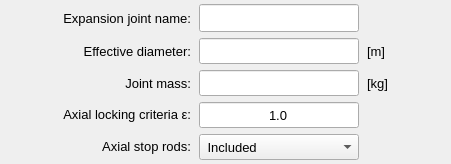
                  <widget class="QFrame" name="frame_top_inputs">
                   <property name="minimumSize">
                    <size>
                     <width>0</width>
                     <height>0</height>
                    </size>
                   </property>
                   <property name="maximumSize">
                    <size>
                     <width>451</width>
                     <height>232</height>
                    </size>
                   </property>
                   <property name="frameShape">
                    <enum>QFrame::NoFrame</enum>
                   </property>
                   <property name="frameShadow">
                    <enum>QFrame::Raised</enum>
                   </property>
                   <layout class="QGridLayout" name="gridLayout_11">
                    <property name="leftMargin">
                     <number>4</number>
                    </property>
                    <property name="topMargin">
                     <number>4</number>
                    </property>
                    <property name="rightMargin">
                     <number>4</number>
                    </property>
                    <property name="bottomMargin">
                     <number>4</number>
                    </property>
                    <property name="horizontalSpacing">
                     <number>8</number>
                    </property>
                    <property name="verticalSpacing">
                     <number>6</number>
                    </property>
                    <item row="1" column="1">
                     <widget class="QLabel" name="label_94">
                      <property name="enabled">
                       <bool>true</bool>
                      </property>
                      <property name="minimumSize">
                       <size>
                        <width>148</width>
                        <height>26</height>
                       </size>
                      </property>
                      <property name="maximumSize">
                       <size>
                        <width>200</width>
                        <height>26</height>
                       </size>
                      </property>
                      <property name="font">
                       <font>
                        <pointsize>10</pointsize>
                       </font>
                      </property>
                      <property name="mouseTracking">
                       <bool>true</bool>
                      </property>
                      <property name="text">
                       <string>Effective diameter:</string>
                      </property>
                      <property name="alignment">
                       <set>Qt::AlignRight|Qt::AlignTrailing|Qt::AlignVCenter</set>
                      </property>
                     </widget>
                    </item>
                    <item row="1" column="2">
                     <widget class="QLineEdit" name="lineEdit_effective_diameter">
                      <property name="enabled">
                       <bool>true</bool>
                      </property>
                      <property name="minimumSize">
                       <size>
                        <width>160</width>
                        <height>26</height>
                       </size>
                      </property>
                      <property name="maximumSize">
                       <size>
                        <width>160</width>
                        <height>26</height>
                       </size>
                      </property>
                      <property name="sizeIncrement">
                       <size>
                        <width>0</width>
                        <height>0</height>
                       </size>
                      </property>
                      <property name="font">
                       <font>
                        <pointsize>10</pointsize>
                       </font>
                      </property>
                      <property name="focusPolicy">
                       <enum>Qt::StrongFocus</enum>
                      </property>
                      <property name="styleSheet">
                       <string notr="true"/>
                      </property>
                      <property name="text">
                       <string/>
                      </property>
                      <property name="alignment">
                       <set>Qt::AlignCenter</set>
                      </property>
                     </widget>
                    </item>
                    <item row="1" column="3">
                     <widget class="QLabel" name="label_96">
                      <property name="enabled">
                       <bool>true</bool>
                      </property>
                      <property name="minimumSize">
                       <size>
                        <width>40</width>
                        <height>26</height>
                       </size>
                      </property>
                      <property name="maximumSize">
                       <size>
                        <width>200</width>
                        <height>26</height>
                       </size>
                      </property>
                      <property name="font">
                       <font>
                        <pointsize>10</pointsize>
                       </font>
                      </property>
                      <property name="mouseTracking">
                       <bool>true</bool>
                      </property>
                      <property name="text">
                       <string>[m]</string>
                      </property>
                      <property name="alignment">
                       <set>Qt::AlignLeading|Qt::AlignLeft|Qt::AlignVCenter</set>
                      </property>
                     </widget>
                    </item>
                    <item row="2" column="2">
                     <widget class="QLineEdit" name="lineEdit_joint_mass">
                      <property name="enabled">
                       <bool>true</bool>
                      </property>
                      <property name="minimumSize">
                       <size>
                        <width>160</width>
                        <height>26</height>
                       </size>
                      </property>
                      <property name="maximumSize">
                       <size>
                        <width>160</width>
                        <height>26</height>
                       </size>
                      </property>
                      <property name="sizeIncrement">
                       <size>
                        <width>0</width>
                        <height>0</height>
                       </size>
                      </property>
                      <property name="font">
                       <font>
                        <pointsize>10</pointsize>
                       </font>
                      </property>
                      <property name="focusPolicy">
                       <enum>Qt::StrongFocus</enum>
                      </property>
                      <property name="styleSheet">
                       <string notr="true"/>
                      </property>
                      <property name="text">
                       <string/>
                      </property>
                      <property name="alignment">
                       <set>Qt::AlignCenter</set>
                      </property>
                     </widget>
                    </item>
                    <item row="4" column="2">
                     <widget class="QComboBox" name="comboBox_axial_stop_rod">
                      <property name="minimumSize">
                       <size>
                        <width>160</width>
                        <height>26</height>
                       </size>
                      </property>
                      <property name="maximumSize">
                       <size>
                        <width>160</width>
                        <height>26</height>
                       </size>
                      </property>
                      <property name="font">
                       <font>
                        <pointsize>10</pointsize>
                       </font>
                      </property>
                      <property name="currentIndex">
                       <number>1</number>
                      </property>
                      <item>
                       <property name="text">
                        <string> Not included</string>
                       </property>
                      </item>
                      <item>
                       <property name="text">
                        <string> Included</string>
                       </property>
                      </item>
                     </widget>
                    </item>
                    <item row="0" column="1">
                     <widget class="QLabel" name="label_selected_id_10">
                      <property name="enabled">
                       <bool>true</bool>
                      </property>
                      <property name="minimumSize">
                       <size>
                        <width>140</width>
                        <height>28</height>
                       </size>
                      </property>
                      <property name="maximumSize">
                       <size>
                        <width>200</width>
                        <height>28</height>
                       </size>
                      </property>
                      <property name="font">
                       <font>
                        <pointsize>10</pointsize>
                       </font>
                      </property>
                      <property name="mouseTracking">
                       <bool>true</bool>
                      </property>
                      <property name="text">
                       <string>Expansion joint name:</string>
                      </property>
                      <property name="alignment">
                       <set>Qt::AlignRight|Qt::AlignTrailing|Qt::AlignVCenter</set>
                      </property>
                     </widget>
                    </item>
                    <item row="0" column="2">
                     <widget class="QLineEdit" name="lineEdit_expansion_joint_name">
                      <property name="enabled">
                       <bool>true</bool>
                      </property>
                      <property name="minimumSize">
                       <size>
                        <width>160</width>
                        <height>28</height>
                       </size>
                      </property>
                      <property name="maximumSize">
                       <size>
                        <width>160</width>
                        <height>28</height>
                       </size>
                      </property>
                      <property name="sizeIncrement">
                       <size>
                        <width>0</width>
                        <height>26</height>
                       </size>
                      </property>
                      <property name="font">
                       <font>
                        <pointsize>10</pointsize>
                       </font>
                      </property>
                      <property name="focusPolicy">
                       <enum>Qt::StrongFocus</enum>
                      </property>
                      <property name="styleSheet">
                       <string notr="true"/>
                      </property>
                      <property name="alignment">
                       <set>Qt::AlignCenter</set>
                      </property>
                     </widget>
                    </item>
                    <item row="1" column="4">
                     <spacer name="horizontalSpacer_6">
                      <property name="orientation">
                       <enum>Qt::Horizontal</enum>
                      </property>
                      <property name="sizeHint" stdset="0">
                       <size>
                        <width>40</width>
                        <height>20</height>
                       </size>
                      </property>
                     </spacer>
                    </item>
                    <item row="1" column="0">
                     <spacer name="horizontalSpacer_5">
                      <property name="orientation">
                       <enum>Qt::Horizontal</enum>
                      </property>
                      <property name="sizeHint" stdset="0">
                       <size>
                        <width>40</width>
                        <height>20</height>
                       </size>
                      </property>
                     </spacer>
                    </item>
                    <item row="3" column="2">
                     <widget class="QLineEdit" name="lineEdit_axial_locking_criteria">
                      <property name="enabled">
                       <bool>true</bool>
                      </property>
                      <property name="minimumSize">
                       <size>
                        <width>160</width>
                        <height>26</height>
                       </size>
                      </property>
                      <property name="maximumSize">
                       <size>
                        <width>160</width>
                        <height>26</height>
                       </size>
                      </property>
                      <property name="sizeIncrement">
                       <size>
                        <width>0</width>
                        <height>26</height>
                       </size>
                      </property>
                      <property name="font">
                       <font>
                        <pointsize>10</pointsize>
                       </font>
                      </property>
                      <property name="focusPolicy">
                       <enum>Qt::StrongFocus</enum>
                      </property>
                      <property name="styleSheet">
                       <string notr="true"/>
                      </property>
                      <property name="text">
                       <string>1.0</string>
                      </property>
                      <property name="alignment">
                       <set>Qt::AlignCenter</set>
                      </property>
                     </widget>
                    </item>
                    <item row="3" column="1">
                     <widget class="QLabel" name="label_axial_lock_criteria">
                      <property name="enabled">
                       <bool>true</bool>
                      </property>
                      <property name="minimumSize">
                       <size>
                        <width>148</width>
                        <height>26</height>
                       </size>
                      </property>
                      <property name="maximumSize">
                       <size>
                        <width>200</width>
                        <height>26</height>
                       </size>
                      </property>
                      <property name="font">
                       <font>
                        <pointsize>10</pointsize>
                       </font>
                      </property>
                      <property name="mouseTracking">
                       <bool>true</bool>
                      </property>
                      <property name="text">
                       <string>&lt;html&gt;&lt;head/&gt;&lt;body&gt;&lt;p align=&quot;right&quot;&gt;&lt;span style=&quot; font-weight:400; font-style:normal;&quot;&gt;Axial locking criteria ε:&lt;/span&gt;&lt;/p&gt;&lt;/body&gt;&lt;/html&gt;</string>
                      </property>
                      <property name="alignment">
                       <set>Qt::AlignCenter</set>
                      </property>
                     </widget>
                    </item>
                    <item row="2" column="1">
                     <widget class="QLabel" name="label_95">
                      <property name="enabled">
                       <bool>true</bool>
                      </property>
                      <property name="minimumSize">
                       <size>
                        <width>148</width>
                        <height>26</height>
                       </size>
                      </property>
                      <property name="maximumSize">
                       <size>
                        <width>200</width>
                        <height>26</height>
                       </size>
                      </property>
                      <property name="font">
                       <font>
                        <pointsize>10</pointsize>
                       </font>
                      </property>
                      <property name="mouseTracking">
                       <bool>true</bool>
                      </property>
                      <property name="text">
                       <string>Joint mass:</string>
                      </property>
                      <property name="alignment">
                       <set>Qt::AlignRight|Qt::AlignTrailing|Qt::AlignVCenter</set>
                      </property>
                     </widget>
                    </item>
                    <item row="4" column="1">
                     <widget class="QLabel" name="label_101">
                      <property name="enabled">
                       <bool>true</bool>
                      </property>
                      <property name="minimumSize">
                       <size>
                        <width>148</width>
                        <height>26</height>
                       </size>
                      </property>
                      <property name="maximumSize">
                       <size>
                        <width>200</width>
                        <height>26</height>
                       </size>
                      </property>
                      <property name="font">
                       <font>
                        <pointsize>10</pointsize>
                       </font>
                      </property>
                      <property name="mouseTracking">
                       <bool>true</bool>
                      </property>
                      <property name="text">
                       <string>&lt;html&gt;&lt;head/&gt;&lt;body&gt;&lt;p align=&quot;right&quot;&gt;Axial stop rods:&lt;/p&gt;&lt;/body&gt;&lt;/html&gt;</string>
                      </property>
                      <property name="alignment">
                       <set>Qt::AlignCenter</set>
                      </property>
                     </widget>
                    </item>
                    <item row="2" column="3">
                     <widget class="QLabel" name="label_97">
                      <property name="enabled">
                       <bool>true</bool>
                      </property>
                      <property name="minimumSize">
                       <size>
                        <width>40</width>
                        <height>26</height>
                       </size>
                      </property>
                      <property name="maximumSize">
                       <size>
                        <width>200</width>
                        <height>26</height>
                       </size>
                      </property>
                      <property name="font">
                       <font>
                        <pointsize>10</pointsize>
                       </font>
                      </property>
                      <property name="mouseTracking">
                       <bool>true</bool>
                      </property>
                      <property name="text">
                       <string>[kg]</string>
                      </property>
                      <property name="alignment">
                       <set>Qt::AlignLeading|Qt::AlignLeft|Qt::AlignVCenter</set>
                      </property>
                     </widget>
                    </item>
                   </layout>
                  </widget>
